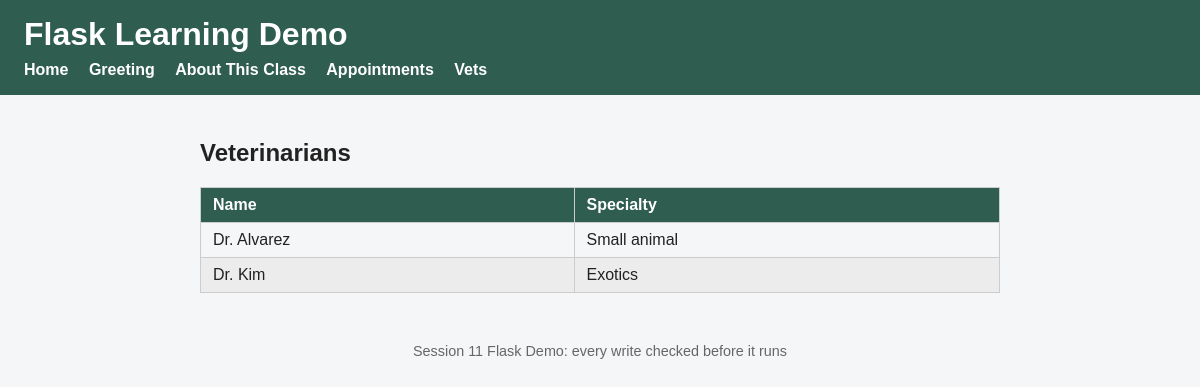
/vets, run on the app's committed database.
### tables this page shows
CREATE TABLE Vet (
  vet_id INTEGER PRIMARY KEY,
  name TEXT NOT NULL,
  specialty TEXT NOT NULL
);

### app.py (the view)
@app.route("/vets")
def vets():
    rows = models.get_all_vets()
    return render_template("vets.html", vets=rows)

### models.py (called while the page is built)
def get_connection():
    db = sqlite3.connect(DATABASE)
    db.row_factory = sqlite3.Row
    return db

def get_all_vets():
    db = get_connection()
    rows = db.execute(
        "SELECT vet_id, name, specialty FROM Vet ORDER BY name"
    ).fetchall()
    db.close()
    return rows

### templates/vets.html (shortened to what this page needs)
{% extends "base.html" %}
{% block content %}
    <h2>Veterinarians</h2>
    <table>
        <thead>
            <tr>
                <th>Name</th>
                <th>Specialty</th>
            </tr>
        </thead>
        <tbody>
            {% for vet in vets %}
            <tr>
                <td>{{ vet.name }}</td>
                <td>{{ vet.specialty }}</td>
            </tr>
            {% endfor %}
        </tbody>
    </table>
{% endblock %}

### static/style.css (style rules this page uses)
body { font-family: Arial, Helvetica, sans-serif; margin: 0; padding: 0; background-color: #f5f6f8; color: #222; }
table { width: 100%; border-collapse: collapse; margin-top: 16px; }
th, td { border: 1px solid #ccc; padding: 8px 12px; text-align: left; }
th { background-color: #2f5d50; color: white; }
tr:nth-child(even) { background-color: #ececec; }

### data on the page
Vet: name "Dr. Alvarez", specialty "Small animal"
Vet: name "Dr. Kim", specialty "Exotics"
